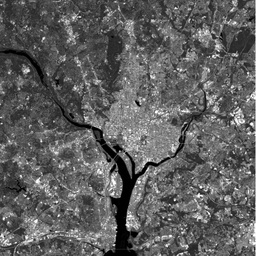
#> input picture FINAL DATABASE/images/image_10.jpeg, 256 x 256 px, shrunk from 1026 x 1024 before the run, found by its file name
$ python PixAdapt_SA_2.py
#> lines starting #> are read from the running program, lines starting #| are printed output that depends on the picture; after the words box and inside, x2 and y2 are one past the last pixel; in counts of white or black regions, pixels touching at a corner belong together; long printed decimals are rounded
### utilityFunctions/utils.py
import numpy as np
import cv2 as cv
from utilityFunctions.chaosFunctions import *

def calc_UACI(enc_img, orig_img):
    temp = cv.absdiff(orig_img, enc_img)/255
    return (np.sum(temp) * 100) / (temp.size)

def calc_NPCR(enc_img, orig_img):
    temp = cv.absdiff(orig_img, enc_img)
    temp = temp.astype(np.uint8)
    return (np.count_nonzero(temp) * 100) / temp.size

def createChaos(params, height, width):
    keys = []
    log_map_seed = params[0]
    log_map_r = params[1]
    log_map_on = params[2]

    lfsr_seed = np.binary_repr(int(str(int(params[3])), 2), width=8)
    lfsr_on = params[4]

    rossler_c = [params[5]]
    rossler_on = params[6]

    tent_map_seed = params[7]
    tent_map_r = params[8]
    tent_on = params[9]

    henon_map_x_seed = params[10]
    henon_map_y_seed = params[11]
    henon_map_a = params[12]
    henon_on = params[13]

    if log_map_on == 1:
        K1 = logistic_map(height, width, log_map_seed, log_map_r)
        keys.append(K1)

    # generating pseudorandom numbers - Linear feedback shift register
    if lfsr_on == 1:
        K2 = linear_shift_register(lfsr_seed, height, width)
        keys.append(K2)

    # generating pseudorandom numbers - Rossler map
    # params for Rossler map
    if rossler_on == 1:
        rossler_a = 0.1
        rossler_b = 0.1
        rossler_seed = [1, 1, 0]
        K3, y, z = rosslerMap(height, width, rossler_a, rossler_b, rossler_c, rossler_seed)
        keys.append(K3)

    # Tent map
    if tent_on == 1:
        K4 = tentMap(height, width, tent_map_seed, tent_map_r)
        keys.append(K4)

    # Henon map
    b = 0.3
    if henon_on == 1:
        K5 = henonMap(height, width, henon_map_x_seed, henon_map_y_seed, henon_map_a, b)
        keys.append(K5)

    K = np.array([np.binary_repr(i, width=8) for i in np.zeros((height * width), dtype=int)])
    for k in keys:
        K = np.array([np.binary_repr(int(i, 2) ^ int(j, 2), width=8) for i, j in zip(K.flatten(), k.flatten())])
    return K

    # [29 lines of commented-out code are left out]

def convert2sequences(arr, SEQ_1, SEQ_2, L):
    NUM_PLANES = 4
    seq1 = np.zeros((L, NUM_PLANES), dtype="int")
    seq2 = np.zeros((L, NUM_PLANES), dtype="int")
    for count, i in enumerate(arr.flatten()):
        for j in range(NUM_PLANES):
            seq1[count, j] = np.binary_repr(int(i[SEQ_1[j]], 2), width=1)
            seq2[count, j] = np.binary_repr(int(i[SEQ_2[j]], 2), width=1)
    return seq1.flatten("F"), seq2.flatten("F")

def adaptPix(img, SEQ_1, SEQ_2, chaosParams):
    height, width = img.shape
    L = height * width
    bin_img = np.array([np.binary_repr(i, width=8) for i in img.flatten()])
    A1, A2 = convert2sequences(bin_img, SEQ_1, SEQ_2, L)
    K = createChaos(chaosParams, height, width)
    a1, a2 = convert2sequences(K, SEQ_1, SEQ_2, L)
    A11 = np.roll(A1, np.sum(A2))
    A21 = np.roll(A2, np.sum(A1))
    C1 = np.zeros((A11.shape), dtype=int)
    C2 = np.zeros((A21.shape), dtype=int)

    for i in range(C1.shape[0]):
        if i == 0:
            C1[i] = A11[i] ^ A11[C1.shape[0] - 1] ^ a1[i]
            C2[i] = A21[i] ^ A21[C1.shape[0] - 1] ^ a2[i]
        else:
            C1[i] = A11[i] ^ A11[i - 1] ^ a1[i]
            C2[i] = A21[i] ^ A21[i - 1] ^ a2[i]

    C1 = C1.reshape((height * width, 4))
    C2 = C2.reshape((height * width, 4))

    C = np.zeros((height * width, 8), dtype=int)
    for i in range(C.shape[0]):
        for count, (s1, s2) in enumerate(zip(SEQ_1, SEQ_2)):
            C[i, s1] = C1[i, count]
            C[i, s2] = C2[i, count]

    C_ = np.zeros((height * width), dtype=int)
    for i in range(C.shape[0]):
        temp = str(C[i, 0]) + str(C[i, 1]) + str(C[i, 2]) + str(C[i, 3]) \
               + str(C[i, 4]) + str(C[i, 5]) + str(C[i, 6]) + str(C[i, 7])
        C_[i] = int(temp, 2)

    C_ = C_.reshape((height, width)).astype("uint8")
    return C_, a1, a2

### utilityFunctions/chaosFunctions.py
import numpy as np
from scipy.integrate import solve_ivp
from skimage.measure import shannon_entropy

# [34 lines left out: functions convert_to_binary, logistic_map, linear_shift_register, not called in this run]

def rosslerMap(height, width, a, b, c, x0):
    f = lambda t, x: [-x[1] - x[2], x[0] + a * x[1], b + x[2] * (x[0] - c)]
    SIZE = height*width
    tspan_ = np.linspace(0, 255, SIZE)
    sol = solve_ivp(f, [0, tspan_[-1]], x0, t_eval=tspan_)
    rossler_map, t = sol.y, sol.t
    rossler_map = abs(rossler_map * (10**14))
    rossler_map = (np.floor(rossler_map)%256).astype("uint8")
    x = []
    y = []
    z = []
    for i in range(rossler_map.shape[1]):
        x.append(np.binary_repr(rossler_map[0, i], width = 8))
        y.append(np.binary_repr(rossler_map[1, i], width = 8))
        z.append(np.binary_repr(rossler_map[2, i], width = 8))
    return np.array(x).reshape((height, width)), np.array(y).reshape((height, width)), np.array(z).reshape((height, width))

def henonMap(height, width, x, y, a, b):
    size = height*width
    x0, y0 = x, y
    xs, ys = np.zeros((size)), np.zeros((size))
    xs[0], ys[0] = x0, y0
    for i in range(1, size):
        y0 = b*x0
        x0 = 1 - (a*(x0**2)) +y0
        xs[i], ys[i] = x0, y0
    return np.array([np.binary_repr(i, width=8) for i in (np.floor(abs(xs * (10**14))%256)).astype("uint8")]).reshape((height, width))

def tentMap(height, width, x, r):
    size = height*width
    x0 = x
    xs = np.zeros((size))
    xs[0] = x
    for i in range(1, size):
        if x0<0.5:
            x0 = r*x0
        else:
            x0 = r*(1-x0)
        xs[i] = x0
    return np.array([np.binary_repr(i, width=8) for i in (np.floor(abs(xs * (10 ** 14))) % 256).astype("uint8")]).reshape((height, width))

### PixAdapt_new/PixAdapt_SA_2.py
import copy
from utilityFunctions.chaosFunctions import *
from utilityFunctions.utils import *
import cv2 as cv
import numpy as np
import matplotlib.pyplot as plt
import random
import pandas as pd
import copy as cp
import time
import math
import os

# [27 lines of commented-out code are left out]
IMAGE = 10
NUM = 104

np.random.seed(NUM)
random.seed(NUM)

def run_sim(filepath, params):
#> called with filepath = 'FINAL DATABASE/images/image_10.jpeg'
    start = time.time()
    img = cv.imread(filepath, 0)
#> img is the input picture: shape (256, 256); min 0, max 255, mean 94.9
    params_ = cp.deepcopy(params)

    log_map_seed = params_[0][0]
    log_map_r = params_[1][0]
    log_map_on = params_[2]

    lfsr_seed = np.binary_repr(params_[3][0], width=8)
    lfsr_on = params_[4]

    rossler_c = params_[5][0]
    rossler_on = params_[6]

    tent_map_seed = params_[7][0]
    tent_map_r = params_[8][0]
    tent_map_on = params_[9]

    henon_map_x_seed = params_[10][0]
    henon_map_y_seed = params_[11][0]
    henon_map_a = params_[12][0]
    henon_map_on = params_[13]

    params = [log_map_seed, log_map_r, log_map_on,
              lfsr_seed, lfsr_on,
              rossler_c, rossler_on,
              tent_map_seed, tent_map_r, tent_map_on,
              henon_map_x_seed, henon_map_y_seed, henon_map_a, henon_map_on]


    initial_temp = 10
    final_temp = 0.01
    alpha = 0.1
    wrap = lambda num, end: num % end
    epochs = 1

    current_temp = initial_temp
    best = params

    enc_uaci = encryptImage(img, best)
#> in encryptImage, `new_img[change_x, change_y] = val`: new_img: shape (256, 256); under 0.01% of pixels changed, all inside (x1, y1, x2, y2) = (69, 193, 70, 194)
#> the loop in encryptImage, `for i in range(2):` made 2 passes
#> pass 1, in encryptImage, `temp, a1, a2 = adaptPix(temp, SEQ_1, SEQ_2, PARAMETERS)`:
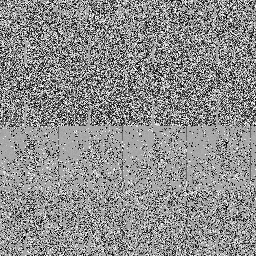
#> temp: shape (256, 256); min 0, max 255, mean 141.1
#> pass 2, in encryptImage, `temp, a1, a2 = adaptPix(temp, SEQ_1, SEQ_2, PARAMETERS)`:
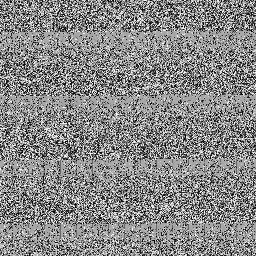
#> temp: shape (256, 256); min 0, max 255, mean 135.2
#> the loop in encryptImage, `for i in range(2):` made 2 passes
#> pass 1, in encryptImage, `temp, a1_1, a2_1 = adaptPix(temp, SEQ_1, SEQ_2, PARAMETERS)`:
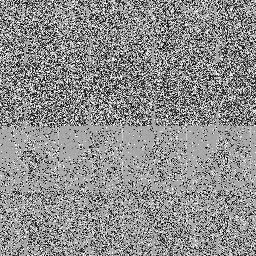
#> temp: shape (256, 256); min 0, max 255, mean 141.1
#> pass 2, in encryptImage, `temp, a1_1, a2_1 = adaptPix(temp, SEQ_1, SEQ_2, PARAMETERS)`:
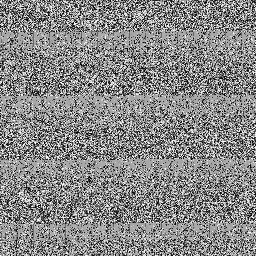
#> temp: shape (256, 256); min 0, max 255, mean 135.4
#| ORIGINAL IMAGE ENTROPY : 7.260
#| Entropy : 7.803
#> in calc_NPCR, `temp = cv.absdiff(orig_img, enc_img)`:
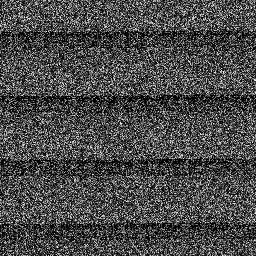
#> temp: shape (256, 256); min 0, max 255, mean 74.8
#| NPCR : 99.222
#| UACI : 29.316
#> enc_uaci = 29.32
    best_eval = abs(33.46 - enc_uaci)
#> best_eval = 4.14
    print(f"Epochs : {epochs} | Cost : {round(best_eval, 4)}\n")
#| Epochs : 1 | Cost : 4.1444

    curr, curr_eval = best, best_eval
#> curr = [0.01, 3.7, 0, '00000001', 0, 9, 0, 0.01, 1, 1, 0.01, 0.01, 1, 1]; curr_eval = 4.14

    temp_data = cp.deepcopy(params)
    temp_data.append(enc_uaci)
    data = [temp_data]
#> data = [[0.01, 3.7, 0, '00000001', 0, 9, 0, 0.01, 1, 1, 0.01, 0.01, 1, 1, 29.32]]

    while current_temp > final_temp:
        temp_data = []
        epochs+=1
        log_map_seed = wrap(log_map_seed + random.gauss(0.1, 0.2), params_[0][1])
        log_map_r = wrap(log_map_r + random.gauss(0.1, 0.01), params_[1][1])
        log_map_on = random.choice([0, 1])

        lfsr_seed = np.binary_repr(wrap(int(lfsr_seed, 2) + random.choice(range(1, 10)), params_[3][1]), width=8)
        lfsr_on = random.choice([0, 1])

        rossler_c = wrap(rossler_c + random.gauss(0.1, 0.1), params_[5][1])
        rossler_on = random.choice([0, 1])

        tent_map_seed = wrap(tent_map_seed + random.gauss(0.1, 0.2), params_[7][1])
        tent_map_r = wrap(tent_map_r + random.gauss(0.1, 0.01), params_[8][1])
        tent_map_on = random.choice([0, 1])

        henon_map_x_seed = wrap(henon_map_x_seed + random.gauss(0.1, 0.2), params_[10][1])
        henon_map_y_seed = wrap(henon_map_y_seed + random.gauss(0.1, 0.2), params_[11][1])
        henon_map_a = wrap(henon_map_a + random.gauss(0.1, 0.01), params_[12][1])
        henon_map_on = random.choice([0, 1])

        candidate = [log_map_seed, log_map_r, log_map_on,
                     lfsr_seed, lfsr_on,
                     rossler_c, rossler_on,
                     tent_map_seed, tent_map_r, tent_map_on,
                     henon_map_x_seed, henon_map_y_seed, henon_map_a, henon_map_on]

        enc_uaci = encryptImage(img, candidate)

        candidate_eval = abs(33.46 - enc_uaci)

        temp_data = copy.deepcopy(candidate)
        temp_data.append(enc_uaci)

        data.append(temp_data)

        if candidate_eval < best_eval:
            best, best_eval = candidate, candidate_eval
            print(f"Epochs : {epochs} | Cost : {round(candidate_eval, 4)}\n")

        if best_eval < 0.01:
            break

        diff = candidate_eval - curr_eval
        metropolis = math.exp(-diff/current_temp)

        if diff < 0 or random.uniform(0, 1) < metropolis:
            curr, curr_eval = candidate, candidate_eval
        current_temp -= alpha
#> after the loop, best has the same summary as curr; best_eval = 4.14; current_temp = 10; epochs = 2
    end = time.time()
    time_taken = end - start
    print(f"Time taken : {round(time_taken, 6)} | time per pass = {time_taken/epochs}")
    return best, best_eval, data

def encryptImage(img, params):
    height, width = img.shape

    log_map_seed = params[0]
    log_map_r = params[1]
    log_map_on = params[2]

    lfsr_seed = params[3]
    lfsr_on = params[4]

    rossler_c = params[5]
    rossler_on = params[6]

    tent_map_seed = params[7]
    tent_map_r = params[8]
    tent_on = params[9]

    henon_map_x_seed = params[10]
    henon_map_y_seed = params[11]
    henon_map_a = params[12]
    henon_on = params[13]

    SEQ_1 = [0, 1, 2, 3]
    SEQ_2 = [4, 5, 6, 7]

    PARAMETERS = [log_map_seed, log_map_r, log_map_on,
                  lfsr_seed, lfsr_on,
                  rossler_c, rossler_on,
                  tent_map_seed, tent_map_r, tent_on,
                  henon_map_x_seed, henon_map_y_seed, henon_map_a, henon_on]

    change_y = np.random.randint(0, width)
    change_x = np.random.randint(0, height)
    val = np.random.randint(0, 255)

    new_img = cp.deepcopy(img)
    new_img[change_x, change_y] = val

    temp = cp.deepcopy(img)
    for i in range(2):
        temp, a1, a2 = adaptPix(temp, SEQ_1, SEQ_2, PARAMETERS)
    cipher_image = temp

    temp = cp.deepcopy(new_img)

    for i in range(2):
        temp, a1_1, a2_1 = adaptPix(temp, SEQ_1, SEQ_2, PARAMETERS)
    cipher_image1 = temp

    cv.imwrite(f"analysis/encryptedImages/SA/image_{IMAGE}_enc.png", cipher_image)
    print(f"ORIGINAL IMAGE ENTROPY : {round(shannon_entropy(img), 6)}")
    print(f"Entropy : {round(shannon_entropy(cipher_image), 6)}")
    print(f"NPCR : {round(calc_NPCR(cipher_image, cipher_image1), 6)}")
    print(f"UACI : {round(calc_UACI(cipher_image, cipher_image1), 6)}")
    return calc_UACI(cipher_image, cipher_image1)


"""
Params which can be changed
    1. Logistic map
        1. Seed pixel value - (0.01, 1)
        2. R - (3.6, 4)

    2. Linear feedback shift register
        1. Seed pixel

    3. Rossler map
        1. a = 0.2
        2. b = 0.2
        3. c
        4. x0 - seed value

    4. Tent map
        1. tent map seed pixel
        2. R

    5. Henon map
        1. henon map x seed
        2. henon map y seed
        3. a
        4. b = 0.2

Fitness parameters
    1. NPCR - nearly equal to 99.60
    2. UACI - 33.4635

"""

log_map_seed = [0.01, 1]
log_map_r = [3.7, 4]
log_map_on = [0, 1]

lfsr_seed = [1, 255]
lfsr_on = [0, 1]

rossler_c = [9, 18]
rossler_on = [0, 1]

tent_map_seed = [0.01, 1]
tent_map_r = [1, 2]
tent_on = [0, 1]

henon_map_x_seed = [0.01, 1]
henon_map_y_seed = [0.01, 1]
henon_map_a = [1, 2]
henon_on = [0, 1]

os.chdir("//Users/hitesh/Desktop/PixAdapt/")

params = [log_map_seed, log_map_r, random.choice([0, 1]),
          lfsr_seed, random.choice([0, 1]),
          rossler_c, random.choice([0, 1]),
          tent_map_seed, tent_map_r, random.choice([0, 1]),
          henon_map_x_seed, henon_map_y_seed, henon_map_a, random.choice([0, 1])]

filepath = f'FINAL DATABASE/images/image_{IMAGE}.jpeg'
#> (the run stopped early here; a loop or call above may not have finished)
